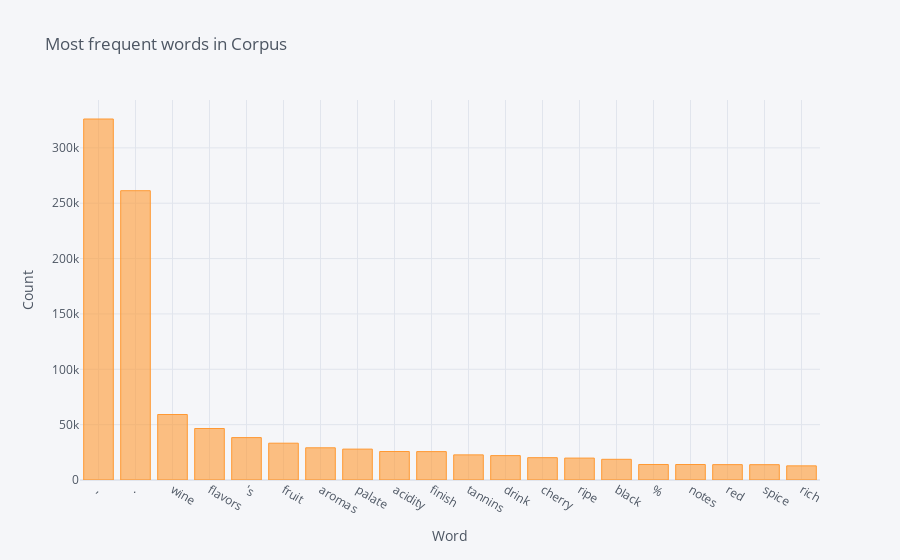

Notebook code for this chart:
### Code cell
words_df.set_index('word').wordCount.head(20).iplot(kind = 'bar', title = 'Most frequent words in Corpus', yTitle = 'Count', xTitle = 'Word')

### Figure 1 — Plotly figure (JSON) as saved in the notebook; plotly's stock layout.template omitted (floating-point values rounded to 4 significant figures)
{"data": [{"marker": {"color": "rgba(255, 153, 51, 0.6)", "line": {"color": "rgba(255, 153, 51, 1.0)", "width": 1}}, "name": "wordCount", "orientation": "v", "text": "", "type": "bar", "x": [",", ".", "wine", "flavors", "'s", "fruit", "aromas", "palate", "acidity", "finish", "tannins", "drink", "cherry", "ripe", "black", "%", "notes", "red", "spice", "rich"], "y": [326100, 261338, 59156, 46519, 38298, 33255, 29085, 27901, 25742, 25651, 22701, 22022, 20160, 19799, 18702, 14008, 14003, 13881, 13837, 12782]}], "layout": {"autosize": true, "legend": {"bgcolor": "#F5F6F9", "font": {"color": "#4D5663"}}, "paper_bgcolor": "#F5F6F9", "plot_bgcolor": "#F5F6F9", "title": {"font": {"color": "#4D5663"}, "text": "Most frequent words in Corpus"}, "xaxis": {"autorange": true, "gridcolor": "#E1E5ED", "range": [-0.5, 19.5], "showgrid": true, "tickfont": {"color": "#4D5663"}, "title": {"font": {"color": "#4D5663"}, "text": "Word"}, "type": "category", "zerolinecolor": "#E1E5ED"}, "yaxis": {"autorange": true, "gridcolor": "#E1E5ED", "range": [0, 343300.0], "showgrid": true, "tickfont": {"color": "#4D5663"}, "title": {"font": {"color": "#4D5663"}, "text": "Count"}, "type": "linear", "zerolinecolor": "#E1E5ED"}}}
